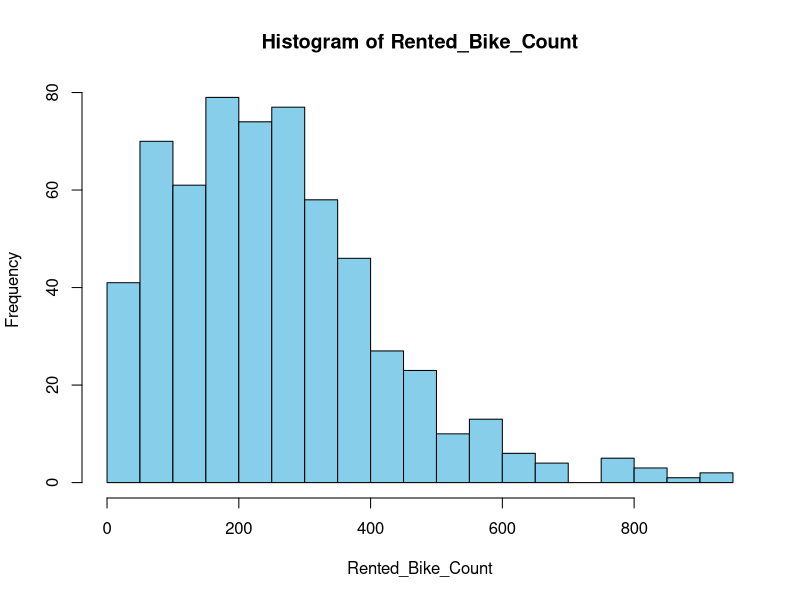
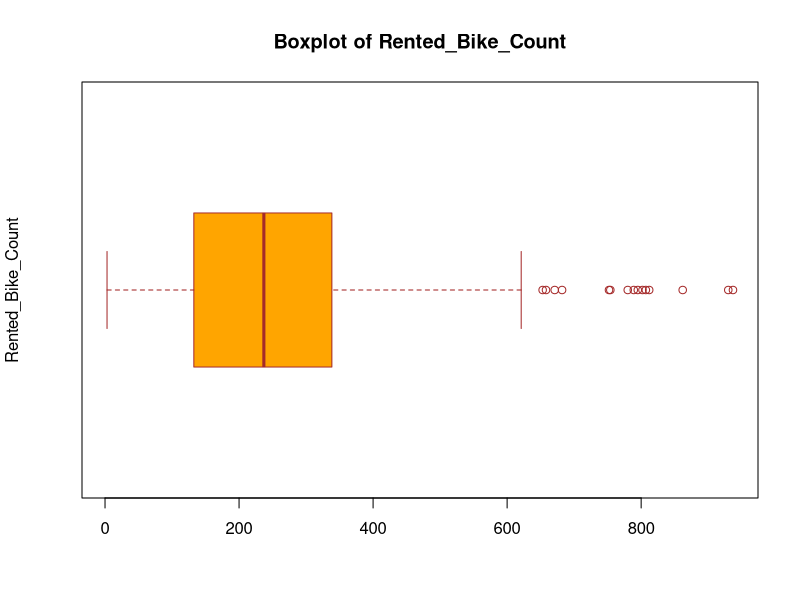
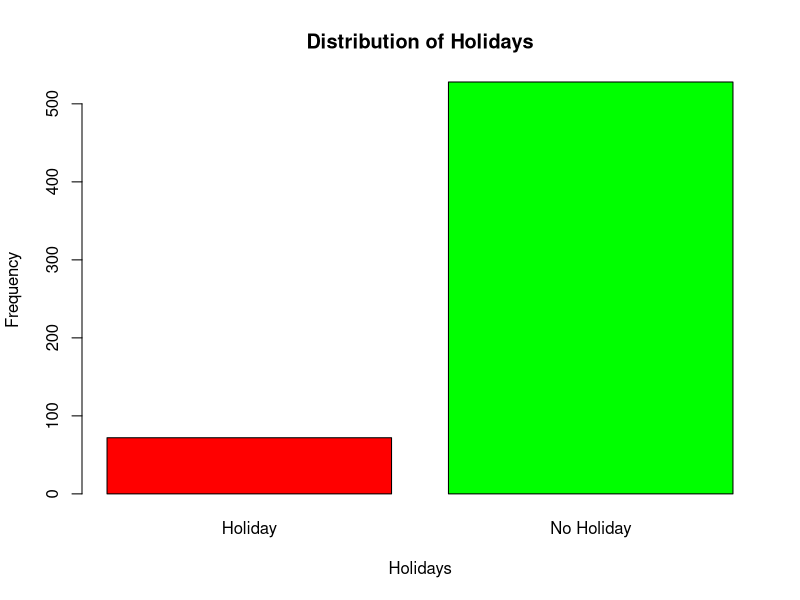
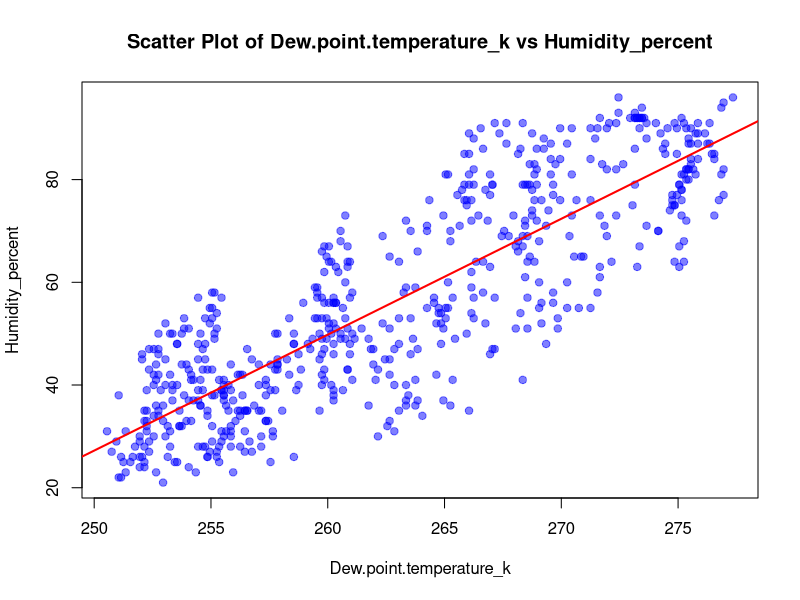
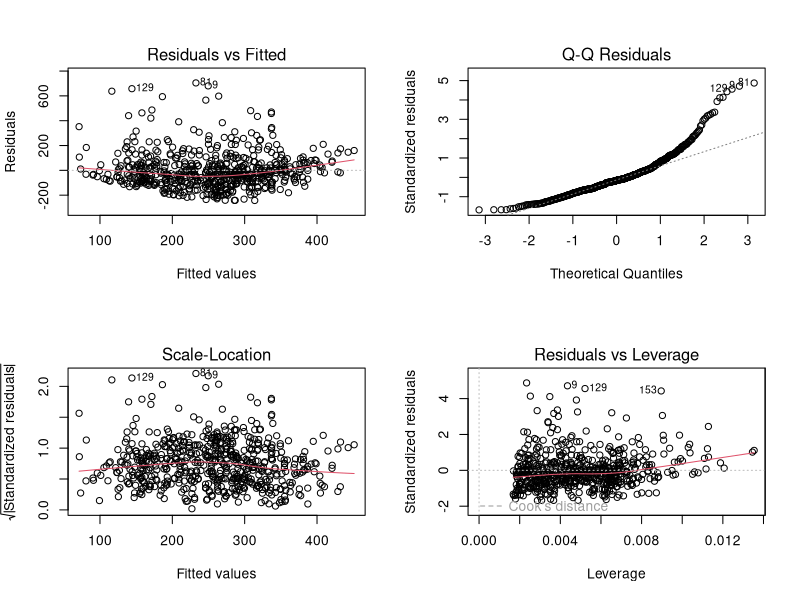
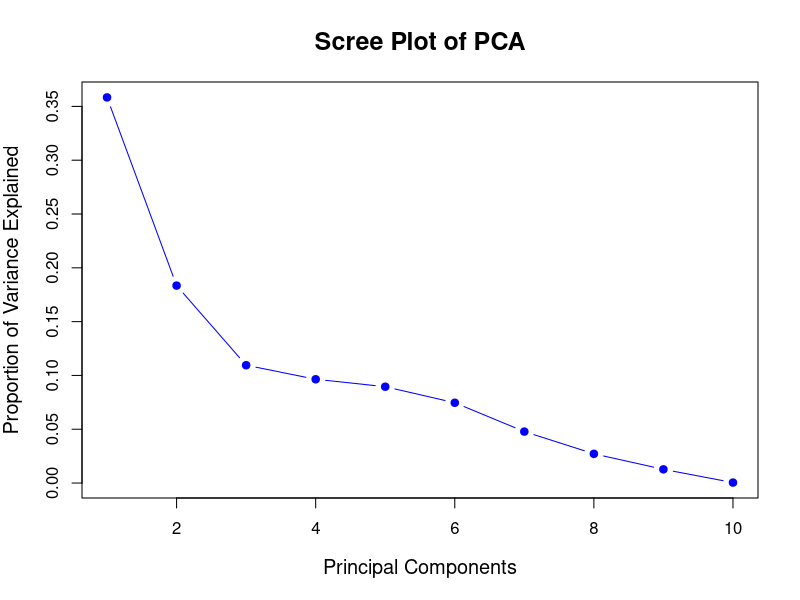
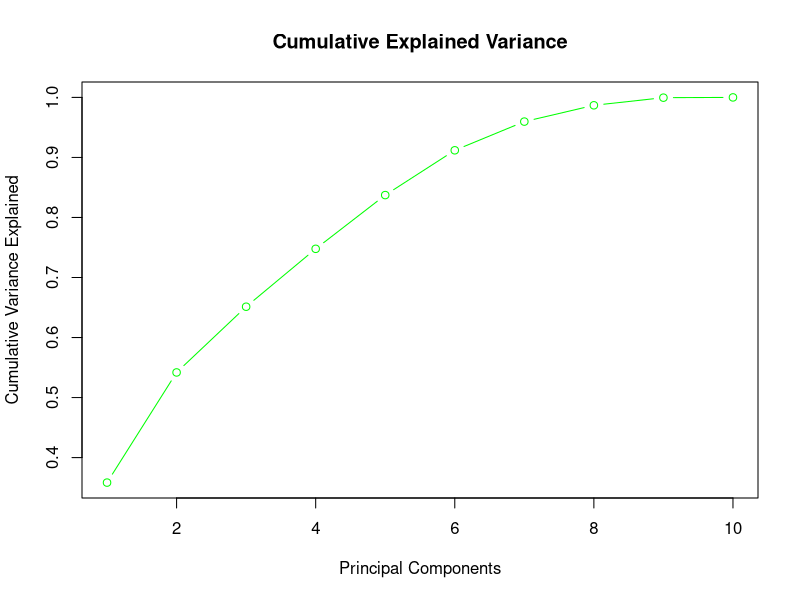
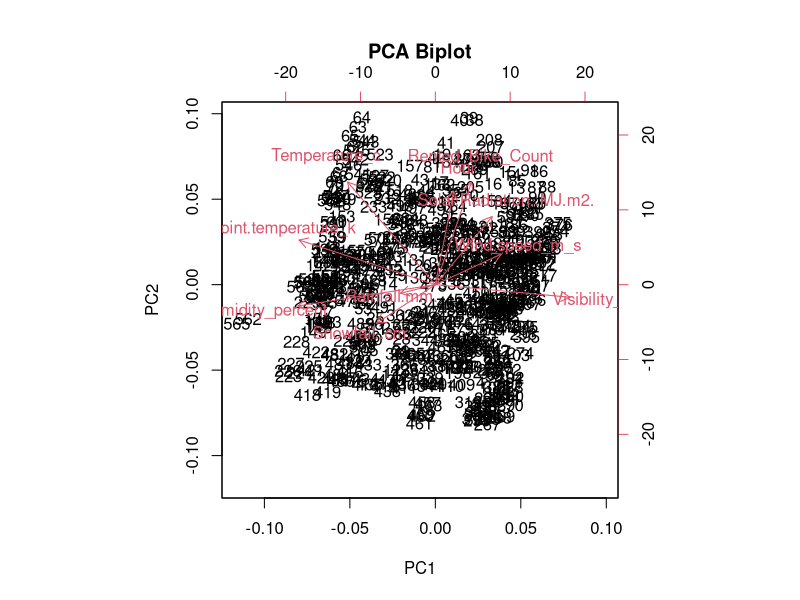

Recreate these plots in R, in order.


if (!requireNamespace("rstudioapi", quietly = TRUE)) install.packages("rstudioapi")
setwd(dirname(rstudioapi::getActiveDocumentContext()$path))
dev.new()

#=====================Data Overview==========================
# Load the combined dataset
bike <- read.csv("SeoulBikeData1.csv")

# Display the structure of the dataset
str(bike)

# Print the number of observations and variables
cat("Number of observations:", nrow(bike), "\n")
cat("Number of variables:", ncol(bike), "\n")
head(bike)

#==================Summary Statistics=========================

# Calculate statistics for 'Rented_Bike_Count'
mean_Rented_Bike_Count <- mean(bike$Rented_Bike_Count, na.rm = TRUE)
median_Rented_Bike_Count <- median(bike$Rented_Bike_Count, na.rm = TRUE)
std_dev_Rented_Bike_Count <- sd(bike$Rented_Bike_Count, na.rm = TRUE)
min_Rented_Bike_Count <- min(bike$Rented_Bike_Count, na.rm = TRUE)
max_Rented_Bike_Count <- max(bike$Rented_Bike_Count, na.rm = TRUE)

# Print the results
cat("Mean:", mean_Rented_Bike_Count, "\n")
cat("Median:", median_Rented_Bike_Count, "\n")
cat("Standard Deviation:", std_dev_Rented_Bike_Count, "\n")
cat("Minimum:", min_Rented_Bike_Count, "\n")
cat("Maximum:", max_Rented_Bike_Count, "\n")

#===============Distribution Visualization====================

# Histogram for 'Rented_Bike_Count'
hist(bike$Rented_Bike_Count, 
     main = "Histogram of Rented_Bike_Count", 
     xlab = "Rented_Bike_Count", 
     col = "skyblue", 
     border = "black", 
     breaks = 20)

# Boxplot for 'residual.sugar'
boxplot(bike$Rented_Bike_Count, 
        main = "Boxplot of Rented_Bike_Count", 
        ylab = "Rented_Bike_Count", 
        col = "orange", 
        border = "brown", 
        horizontal = TRUE)

# Description of the distribution and outliers:
summary(bike$Rented_Bike_Count)
#============== Categorical Variable Analysis======================

# Bar plot for 'type'
barplot(table(bike$Holiday), 
        main = "Distribution of Holidays", 
        xlab = "Holidays", 
        ylab = "Frequency", 
        col = c("red", "green"), 
        border = "black")

# Display the counts for each wine type
table(bike$Holiday)
#=================Correlation Analysis============================

# Calculate the Pearson correlation coefficient
correlation <- cor(bike$Rented_Bike_Count,bike$Humidity_percent, use = "complete.obs", method = "pearson")

# Print the result
cat("Pearson correlation coefficient between Humidity_percent and Dew point temperature_k:", correlation, "\n")
#================Scatter plot=============================


# Scatter plot with trend line for 'fixed.acidity' and 'residual.sugar'
plot(bike$Dew.point.temperature_k, bike$Humidity_percent,
     main = "Scatter Plot of Dew.point.temperature_k vs Humidity_percent",
     xlab = "Dew.point.temperature_k",
     ylab = "Humidity_percent",
     pch = 19,               # Solid circle for points
     col = rgb(0, 0, 1, 0.5)) # Semi-transparent blue color

# Add a trend line
abline(lm(Humidity_percent ~ Dew.point.temperature_k, data = bike), col = "red", lwd = 2)

# Display the correlation coefficient
correlation <- cor(bike$Dew.point.temperature_k, bike$Humidity_percent, use = "complete.obs", method = "pearson")
cat("Pearson correlation coefficient:", correlation, "\n")

#===============linear regression model======================
# Fit a linear regression model predicting 'quality' using 'fixed.acidity' and 'residual.sugar'
model <- lm(Rented_Bike_Count ~ Dew.point.temperature_k + Humidity_percent, data = bike)

# Display the summary of the model
summary(model)
#===============Model Diagnostics============================

# Diagnostic plots for the regression model
par(mfrow = c(2, 2))  # Arrange the plots in a 2x2 grid
plot(model)

# Reset the plotting layout to default
par(mfrow = c(1, 1))
#==============PCA==========================================
# Subset numerical variables from the dataset (excluding categorical variable 'type' and 'quality')
numerical_data <- bike[, sapply(bike, is.numeric)]

# Perform PCA on the numerical data
pca_model <- prcomp(numerical_data, scale. = TRUE)

# Summary of PCA model to get the proportion of variance explained by each component
summary(pca_model)

# Plot the explained variance (Scree plot)

variances <- summary(pca_model)$importance[2,]  # Proportion of variance (row 2 of the summary)

# Plot the scree plot
plot(variances, type = "b", col = "blue", pch = 19, 
     main = "Scree Plot of PCA", 
     xlab = "Principal Components", 
     ylab = "Proportion of Variance Explained", 
     cex.main = 1.5, cex.lab = 1.2)


# Optional: Cumulative variance plot
plot(cumsum(pca_model$sdev^2) / sum(pca_model$sdev^2), 
     main = "Cumulative Explained Variance", 
     xlab = "Principal Components", 
     ylab = "Cumulative Variance Explained", 
     type = "b", col = "green")
#=================
# Biplot of the first two principal components
biplot(pca_model, main = "PCA Biplot")

# Display the loadings of the first two principal components
pca_model$rotation[, 1:2]

#==================
# Fit a polynomial regression model (degree 2) predicting 'density' 
# using 'fizxed.acidity' and 'residual.sugar'
model_poly <- lm(Rented_Bike_Count ~ poly(Dew.point.temperature_k, 3) + poly(Humidity_percent, 3), data = bike)

# Display the summary of the polynomial model
summary(model_poly)


# Diagnostic plots for the regression model
par(mfrow = c(2, 2))  # Arrange the plots in a 2x2 grid
plot(model_poly)

# Reset the plotting layout to default
par(mfrow = c(1, 1))
